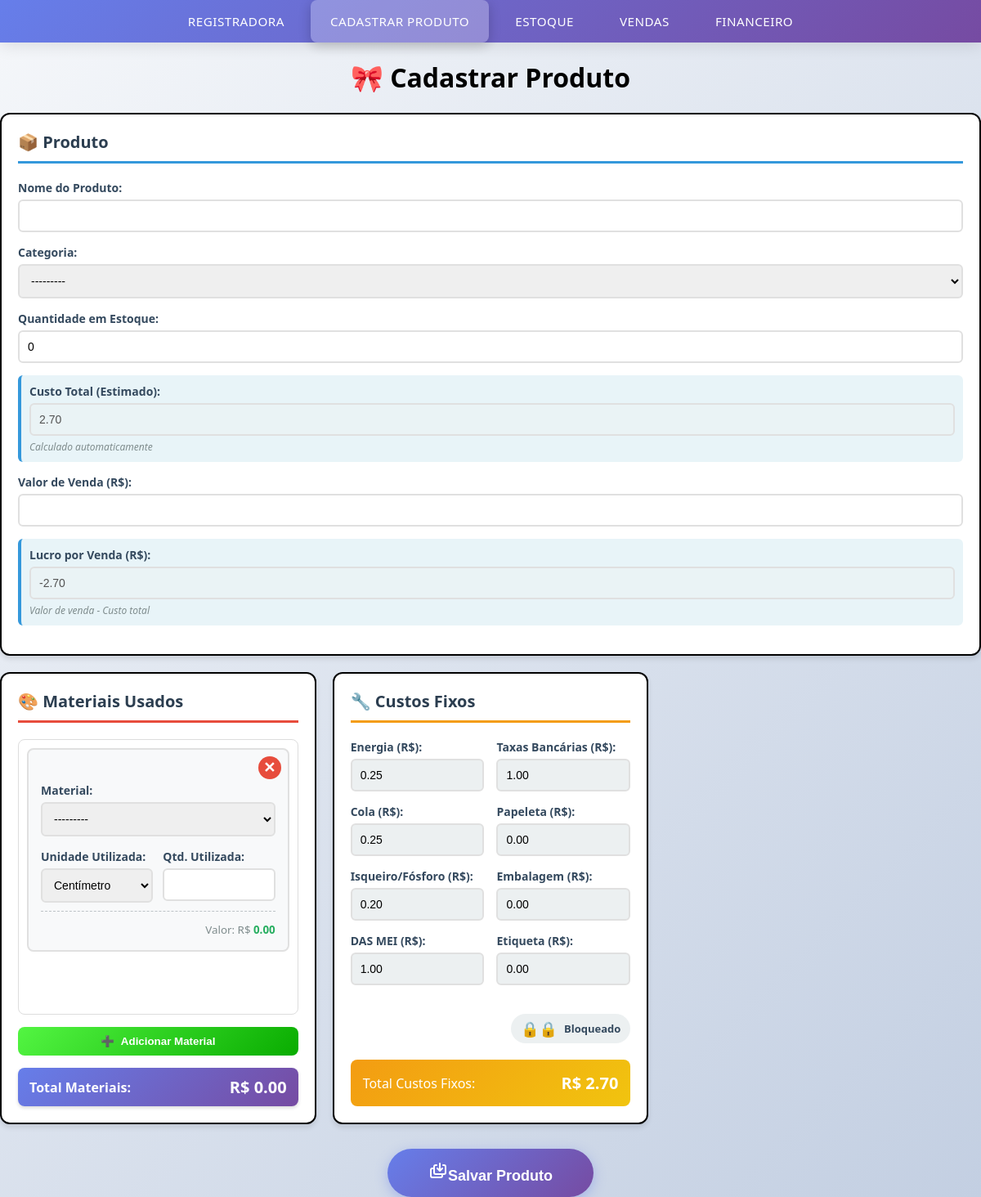
Screenshot of /templates/cadastrar_produto/ with the database file from the repository.
### app/models.py (models this page shows, shortened)
class CustoFixo(models.Model):
    energia = models.DecimalField(max_digits=10, decimal_places=2, default=0)
    cola = models.DecimalField(max_digits=10, decimal_places=2, default=0)
    isqueiro = models.DecimalField(max_digits=10, decimal_places=2, default=0)
    das_mei = models.DecimalField(max_digits=10, decimal_places=2, default=0)
    taxas_bancarias = models.DecimalField(max_digits=10, decimal_places=2, default=0)
    papeleta = models.DecimalField(max_digits=10, decimal_places=2, default=0)
    embalagem = models.DecimalField(max_digits=10, decimal_places=2, default=0)
    etiqueta = models.DecimalField(max_digits=10, decimal_places=2, default=0)

### app/views.py (the view, shortened to what this page needs)
# urls.py: path('templates/cadastrar_produto/', views.cadastrar_produto, name='cadastrar_produto'),
def cadastrar_produto(request):
    MaterialFormSet = modelformset_factory(
        MaterialUsado,
        form=MaterialUsadoForm,
        extra=1,
        can_delete=True
    )
    ultimo_custo_fixo = CustoFixo.objects.last()
    produto_form = ProdutoForm(request.POST or None)
    custo_fixo_form = CustoFixoForm(request.POST or None, instance=ultimo_custo_fixo)
    formset = MaterialFormSet(
        request.POST or None,
        queryset=MaterialUsado.objects.none()
    )
    materiais_data = {}
    try:
        compras = CompraMateriaPrima.objects.select_related('materia_prima').all()
        for compra in compras:
            valor_por_cm = float(compra.valor_por_cm or Decimal('0'))
            valor_por_quantidade = float(compra.valor_por_quantidade or Decimal('0'))
            materiais_data[str(compra.id)] = {
                'nome': f"{compra.materia_prima.nome} - {compra.marca}",
                'unidade_padrao': compra.unidade,
                'valor_por_cm': valor_por_cm,
                'valor_por_quantidade': valor_por_quantidade
            }
        print(f"📦 {len(materiais_data)} materiais disponíveis para seleção")
    except Exception as e:
        print(f"❌ Erro ao carregar materiais: {e}")
        materiais_data = {}
    context = {
        'produto_form': produto_form,
        'formset': formset,
        'custo_fixo_form': custo_fixo_form,
        'materiais_data_json': json.dumps(materiais_data),
    }
    return render(request, 'cadastrar_produto.html', context)

### app/forms.py
class ProdutoForm(forms.ModelForm):
    custo_total_estimado = forms.DecimalField(
        label='Custo Total (Estimado)',
        required=False,
        disabled=True,
        widget=forms.NumberInput(attrs={'class': 'form-control', 'readonly': 'readonly'})
    )
    lucro_por_venda = forms.DecimalField(
        label='Lucro por Venda (R$)',
        required=False,
        disabled=True,
        widget=forms.NumberInput(attrs={'class': 'form-control', 'readonly': 'readonly'})
    )
    class Meta:
        model = Produto
        fields = ['nome', 'categoria', 'quantidade_em_estoque', 'valor_venda']
        labels = {
            'nome': 'Nome do Produto',
            'categoria': 'Categoria',
            'quantidade_em_estoque': 'Quantidade em Estoque',
            'valor_venda': 'Valor de Venda (R$)',
        }
        widgets = {
            'nome': forms.TextInput(attrs={'class': 'form-control'}),
            'categoria': forms.Select(attrs={'class': 'form-control'}),
            'quantidade_em_estoque': forms.NumberInput(attrs={'class': 'form-control', 'min': 0}),
            'valor_venda': forms.NumberInput(attrs={'class': 'form-control', 'step': '0.01'}),
        }

### app/models.py (called while the page is built)
    def __str__(self):
        return (f"{self.materia_prima.nome} ({self.marca}) - "
                f"{self.preco} R$ - {self.get_unidade_display()}")

### app/templates/cadastrar_produto.html (shortened to what this page needs)
{% extends 'base.html' %}
{% load static %}
{% block content %}
<div class="cadastro-produto-container">
    <h1 class="titulo">🎀 Cadastrar Produto</h1>
    <form method="POST" id="produto-form">
        <div class="form-container">
            <div class="coluna coluna-produto">
                <h3>📦 Produto</h3>
                <div class="campo">
                    {{ produto_form.nome.label_tag }}
                    {{ produto_form.nome }}
                </div>
                <div class="campo">
                    {{ produto_form.categoria.label_tag }}
                    {{ produto_form.categoria }}
                </div>
                <div class="campo">
                    {{ produto_form.quantidade_em_estoque.label_tag }}
                    {{ produto_form.quantidade_em_estoque }}
                </div>
                <div class="campo campo-destaque">
                    {{ produto_form.custo_total_estimado.label_tag }}
                    {{ produto_form.custo_total_estimado }}
                    <small class="help-text">Calculado automaticamente</small>
                </div>
                <div class="campo">
                    {{ produto_form.valor_venda.label_tag }}
                    {{ produto_form.valor_venda }}
                </div>
                <div class="campo campo-destaque">
                    {{ produto_form.lucro_por_venda.label_tag }}
                    {{ produto_form.lucro_por_venda }}
                    <small class="help-text">Valor de venda - Custo total</small>
                </div>
            </div>
            <div class="coluna coluna-materiais">
                <h3>🎨 Materiais Usados</h3>
                <div id="materiais-formset">
                    {% for form in formset %}
                    <div class="material-item" data-form-index="{{ forloop.counter0 }}">
                        <button type="button" class="btn-remover-material" title="Remover material">
                            <span class="icon-x">✕</span>
                        </button>
                        <div class="campo">
                            {{ form.compra_materia_prima.label_tag }}
                            {{ form.compra_materia_prima }}
                        </div>
                        <div class="campo-linha">
                            <div class="campo campo-metade">
                                {{ form.tipo_unidade.label_tag }}
                                {{ form.tipo_unidade }}
                            </div>
                            <div class="campo campo-metade">
                                {{ form.qtd_material_usado.label_tag }}
                                {{ form.qtd_material_usado }}
                            </div>
                        </div>
                        <div class="valor-material">
                            <small>Valor: R$ <span class="valor-material-span">0.00</span></small>
                        </div>
                    </div>
                    {% endfor %}
                </div>
                <button type="button" id="add-material" class="btn-adicionar">
                    <span>➕</span> Adicionar Material
                </button>
                <div class="resumo-materiais">
                    <div class="linha-resumo">
                        <span>Total Materiais:</span>
                        <strong>R$ <span id="total-materiais">0.00</span></strong>
                    </div>
                </div>
            </div>
            <div class="coluna coluna-custos">
                <h3>🔧 Custos Fixos</h3>
                <div class="custos-fixos-grid">
                    <div class="coluna-metade">
                        <div class="campo">
                            {{ custo_fixo_form.energia.label_tag }}
                            {{ custo_fixo_form.energia }}
                        </div>
                        <div class="campo">
                            {{ custo_fixo_form.cola.label_tag }}
                            {{ custo_fixo_form.cola }}
                        </div>
                        <div class="campo">
                            {{ custo_fixo_form.isqueiro.label_tag }}
                            {{ custo_fixo_form.isqueiro }}
                        </div>
                        <div class="campo">
                            {{ custo_fixo_form.das_mei.label_tag }}
                            {{ custo_fixo_form.das_mei }}
                        </div>
                    </div>
                    <div class="coluna-metade">
                        <div class="campo">
                            {{ custo_fixo_form.taxas_bancarias.label_tag }}
                            {{ custo_fixo_form.taxas_bancarias }}
                        </div>
                        <div class="campo">
                            {{ custo_fixo_form.papeleta.label_tag }}
                            {{ custo_fixo_form.papeleta }}
                        </div>
                        <div class="campo">
                            {{ custo_fixo_form.embalagem.label_tag }}
                            {{ custo_fixo_form.embalagem }}
                        </div>
                        <div class="campo">
                            {{ custo_fixo_form.etiqueta.label_tag }}
                            {{ custo_fixo_form.etiqueta }}
                        </div>
                    </div>
                </div>
                <div class="header-custos">
                    <label class="toggle-bloqueio">
                        <span class="icone-cadeado">🔒</span>
                        <span class="texto-bloqueio">Bloqueado</span>
                    </label>
                </div>
                <div class="resumo-custos">
                    <div class="linha-resumo">
                        <span>Total Custos Fixos:</span>
                        <strong>R$ <span id="total-custos-fixos">0.00</span></strong>
                    </div>
                </div>
            </div>
        </div>
        <div class="botao-centro">
            <button type="submit" class="btn-salvar">
                <span class="heroicons-outline--save-as"></span>Salvar Produto</button>
        </div>
    </form>
</div>
{% block scripts %}
<link rel="stylesheet" href="{% static 'css/cadastrar_produto.css' %}">
{% endblock %}
{% endblock %}

### app/static/css/navbar.css (style rules this page uses)
body { font-family: 'Segoe UI', Tahoma, Geneva, Verdana, sans-serif; background: linear-gradient(135deg, #f5f7fa 0%, #c3cfe2 100%); min-height: 100vh; margin: 0; }

### rows the page displays
CustoFixo: energia "0.25", cola "0.25", isqueiro "0.20", das_mei "1.00", taxas_bancarias "1.00", papeleta "0.00", embalagem "0.00", etiqueta "0.00"

### other values shown
{{ produto_form.nome.label_tag }} "Nome do Produto:"
{{ produto_form.categoria.label_tag }} "Categoria:"
{{ produto_form.quantidade_em_estoque.label_tag }} "Quantidade em Estoque:"
{{ produto_form.custo_total_estimado.label_tag }} "Custo Total (Estimado):"
{{ produto_form.valor_venda.label_tag }} "Valor de Venda (R$):"
{{ produto_form.lucro_por_venda.label_tag }} "Lucro por Venda (R$):"
{{ custo_fixo_form.energia.label_tag }} "Energia (R$):"
{{ custo_fixo_form.cola.label_tag }} "Cola (R$):"
{{ custo_fixo_form.isqueiro.label_tag }} "Isqueiro/Fósforo (R$):"
{{ custo_fixo_form.das_mei.label_tag }} "DAS MEI (R$):"
{{ custo_fixo_form.taxas_bancarias.label_tag }} "Taxas Bancárias (R$):"
{{ custo_fixo_form.papeleta.label_tag }} "Papeleta (R$):"
{{ custo_fixo_form.embalagem.label_tag }} "Embalagem (R$):"
{{ custo_fixo_form.etiqueta.label_tag }} "Etiqueta (R$):"
